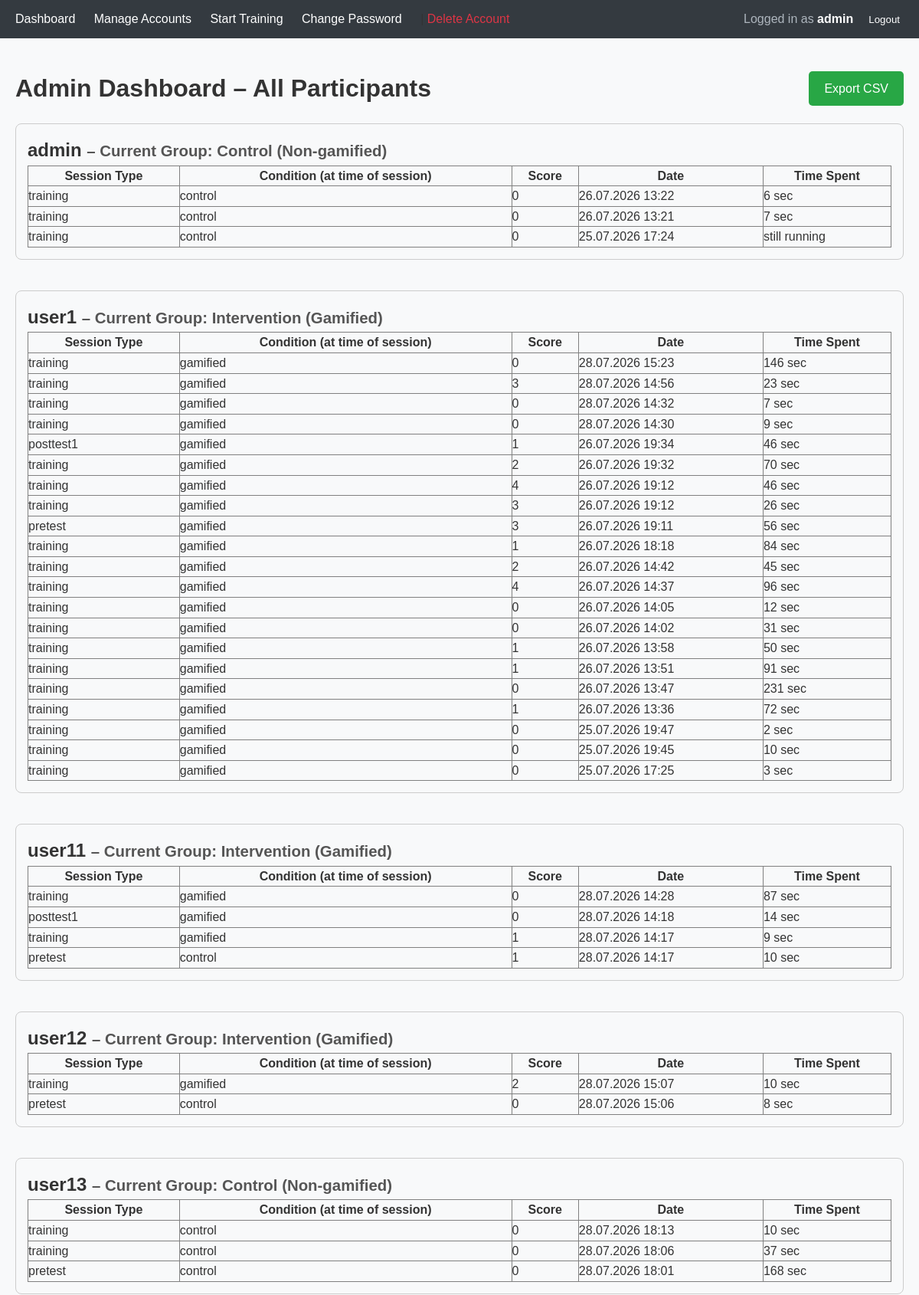
The page /dashboard/ (signed in, upper part) on the database its author committed.
### tests/models.py (models this page shows, shortened)
class TestSession(models.Model):
    user = models.ForeignKey(settings.AUTH_USER_MODEL, on_delete=models.CASCADE)
    session_type = models.CharField(max_length=20, choices=[
        ('pretest', 'Pretest'),
        ('training', 'Training'),
        ('posttest', 'Posttest')
    ])
    condition = models.CharField(max_length=20, choices=[('gamified', 'Gamified'), ('control', 'Control')])
    start_time = models.DateTimeField(auto_now_add=True)
    end_time = models.DateTimeField(null=True, blank=True)
    score = models.IntegerField(default=0)
    total_time_seconds = models.IntegerField(null=True, blank=True)
    responses = models.JSONField(default=dict)  # e.g., {"item_123": {"answer": "B", "time": 45, "correct": True}}
    items = models.ManyToManyField(RPMItem)
    longest_streak = models.PositiveIntegerField(default=0)
    answered_count = models.PositiveIntegerField(default=0)
    class Meta:
        ordering = ['-start_time']

### core/views.py (the view)
# urls.py: path('dashboard/', views.researcher_dashboard, name='dashboard'),      # Smart dashboard
@login_required
def researcher_dashboard(request):
    if request.user.is_staff:
        all_sessions = TestSession.objects.select_related('user', 'user__profile').order_by('user__username', '-start_time')
        sessions_by_user = defaultdict(list)
        for session in all_sessions:
            sessions_by_user[session.user].append(session)
        return render(request, 'core/admin_dashboard.html', {
            'sessions_by_user': dict(sessions_by_user)
        })
    if hasattr(request.user, 'profile') and request.user.profile.condition == 'gamified':
        return redirect('core:user_dashboard')
    return redirect('tests:start_training_page')

### core/templates/core/admin_dashboard.html
{% extends 'base.html' %}
{% block content %}
<div style="display: flex; justify-content: space-between; align-items: center; margin-bottom: 20px;">
    <h1>Admin Dashboard – All Participants</h1>
    <a href="{% url 'core:export_data' %}"
       style="padding: 10px 20px; background-color: #28a745; color: white; text-decoration: none; border-radius: 5px;">
        Export CSV
    </a>
</div>
{% for user, sessions in sessions_by_user.items %}
    <div style="margin-bottom: 40px; border: 1px solid #ccc; padding: 15px; border-radius: 8px;">
        <h2>
            {{ user.username }}
            <small style="font-size: 0.85em; color: #555;">
                – Current Group:
                <strong>
                    {% if user.profile.condition == 'gamified' %}
                        Intervention (Gamified)
                    {% else %}
                        Control (Non-gamified)
                    {% endif %}
                </strong>
            </small>
        </h2>
        <table border="1" style="width:100%; border-collapse: collapse;">
            <thead>
                <tr>
                    <th>Session Type</th>
                    <th>Condition (at time of session)</th>
                    <th>Score</th>
                    <th>Date</th>
                    <th>Time Spent</th>
                </tr>
            </thead>
            <tbody>
                {% for s in sessions %}
                <tr>
                    <td>{{ s.session_type }}</td>
                    <td>{{ s.condition }}</td>
                    <td>{{ s.score }}</td>
                    <td>{{ s.start_time|date:"d.m.Y H:i" }}</td>
                    <td>
                        {% if s.total_time_seconds %}
                            {{ s.total_time_seconds }} sec
                        {% else %}
                            still running
                        {% endif %}
                    </td>
                </tr>
                {% empty %}
                <tr><td colspan="4">No sessions yet</td></tr>
                {% endfor %}
            </tbody>
        </table>
    </div>
{% empty %}
    <p>No participants have started yet.</p>
{% endfor %}
{% endblock %}

### templates/base.html (shortened to what this page needs)
<!DOCTYPE html>
<html lang="en">
<head>
    {% load static %}
    <link rel="stylesheet" href="{% static 'css/style.css' %}">
</head>
<body>
    <nav style="display: flex; justify-content: space-between; align-items: center; background-color: #343a40; padding: 12px 20px;">
    <div>
    {% if user.is_authenticated %}
        {% if user.is_staff %}
            <a href="{% url 'core:dashboard' %}">Dashboard</a>
            <a href="/admin/">Manage Accounts</a>
        {% elif user.profile.condition == 'gamified' %}
            <a href="{% url 'core:dashboard' %}">Dashboard</a>
        {% endif %}
        <a href="{% url 'tests:start_training_page' %}">Start Training</a>
        <a href="{% url 'users:change_password' %}">Change Password</a> |
        <a href="{% url 'users:delete_account' %}" style="color: #dc3545;">Delete Account</a>
    {% else %}
        <a href="{% url 'login' %}">Login</a>
        <a href="{% url 'users:register' %}">Register</a>
    {% endif %}
    </div>
    <div style="display: flex; align-items: center; gap: 15px;">
        {% if user.is_authenticated %}
            <span style="color: #adb5bd;">
                Logged in as <strong style="color: white;">{{ user.username }}</strong>
            </span>
            <form method="post" action="{% url 'logout' %}" style="display:inline; margin:0;">
                <button type="submit" style="background:none; border:none; color:white; cursor:pointer; padding:0;">
                    Logout
                </button>
            </form>
        {% endif %}
    </div>
    </nav>
    <div class="container">
        {% block content %}{% endblock %}
    </div>
</body>
</html>

### static/css/style.css (style rules this page uses)
* { margin: 0; padding: 0; box-sizing: border-box; }
body { font-family: Arial, sans-serif; line-height: 1.6; background-color: #f8f9fa; color: #333; }
.container { max-width: 1200px; margin: 0 auto; padding: 20px; }
nav { background-color: #343a40; padding: 15px; margin-bottom: 20px; }
nav a { color: white; margin-right: 20px; text-decoration: none; }
button { padding: 10px 20px; margin: 5px; background-color: #007bff; color: white; border: none; border-radius: 4px; cursor: pointer; }

### rows shown on the page
TestSession: session_type "training", condition "control", score "0", start_time "26.07.2026 13:22", total_time_seconds "6"
TestSession: session_type "training", condition "control", score "0", start_time "26.07.2026 13:21", total_time_seconds "7"
TestSession: session_type "training", condition "control", score "0", start_time "25.07.2026 17:24", shows "still running"
TestSession: session_type "training", condition "gamified", score "0", start_time "28.07.2026 15:23", total_time_seconds "146"
TestSession: session_type "training", condition "gamified", score "3", start_time "28.07.2026 14:56", total_time_seconds "23"
TestSession: session_type "training", condition "gamified", score "0", start_time "28.07.2026 14:32", total_time_seconds "7"
TestSession: session_type "training", condition "gamified", score "0", start_time "28.07.2026 14:30", total_time_seconds "9"
TestSession: session_type "posttest1", condition "gamified", score "1", start_time "26.07.2026 19:34", total_time_seconds "46"
TestSession: session_type "training", condition "gamified", score "2", start_time "26.07.2026 19:32", total_time_seconds "70"
TestSession: session_type "training", condition "gamified", score "4", start_time "26.07.2026 19:12", total_time_seconds "46"
TestSession: session_type "training", condition "gamified", score "3", start_time "26.07.2026 19:12", total_time_seconds "26"
TestSession: session_type "pretest", condition "gamified", score "3", start_time "26.07.2026 19:11", total_time_seconds "56"
TestSession: session_type "training", condition "gamified", score "1", start_time "26.07.2026 18:18", total_time_seconds "84"
TestSession: session_type "training", condition "gamified", score "2", start_time "26.07.2026 14:42", total_time_seconds "45"
TestSession: session_type "training", condition "gamified", score "4", start_time "26.07.2026 14:37", total_time_seconds "96"
TestSession: session_type "training", condition "gamified", score "0", start_time "26.07.2026 14:05", total_time_seconds "12"
TestSession: session_type "training", condition "gamified", score "0", start_time "26.07.2026 14:02", total_time_seconds "31"
TestSession: session_type "training", condition "gamified", score "1", start_time "26.07.2026 13:58", total_time_seconds "50"
TestSession: session_type "training", condition "gamified", score "1", start_time "26.07.2026 13:51", total_time_seconds "91"
TestSession: session_type "training", condition "gamified", score "0", start_time "26.07.2026 13:47", total_time_seconds "231"
TestSession: session_type "training", condition "gamified", score "1", start_time "26.07.2026 13:36", total_time_seconds "72"
TestSession: session_type "training", condition "gamified", score "0", start_time "25.07.2026 19:47", total_time_seconds "2"
TestSession: session_type "training", condition "gamified", score "0", start_time "25.07.2026 19:45", total_time_seconds "10"
TestSession: session_type "training", condition "gamified", score "0", start_time "25.07.2026 17:25", total_time_seconds "3"
TestSession: session_type "training", condition "gamified", score "0", start_time "28.07.2026 14:28", total_time_seconds "87"
TestSession: session_type "posttest1", condition "gamified", score "0", start_time "28.07.2026 14:18", total_time_seconds "14"
TestSession: session_type "training", condition "gamified", score "1", start_time "28.07.2026 14:17", total_time_seconds "9"
TestSession: session_type "pretest", condition "control", score "1", start_time "28.07.2026 14:17", total_time_seconds "10"
TestSession: session_type "training", condition "gamified", score "2", start_time "28.07.2026 15:07", total_time_seconds "10"
TestSession: session_type "pretest", condition "control", score "0", start_time "28.07.2026 15:06", total_time_seconds "8"
TestSession: session_type "training", condition "control", score "0", start_time "28.07.2026 18:13", total_time_seconds "10"
TestSession: session_type "training", condition "control", score "0", start_time "28.07.2026 18:06", total_time_seconds "37"
TestSession: session_type "pretest", condition "control", score "0", start_time "28.07.2026 18:01", total_time_seconds "168"

### other values the page prints
{{ user.username }} "admin"
{{ user.username }} "user1"
{{ user.username }} "user11"
{{ user.username }} "user12"
{{ user.username }} "user13"
